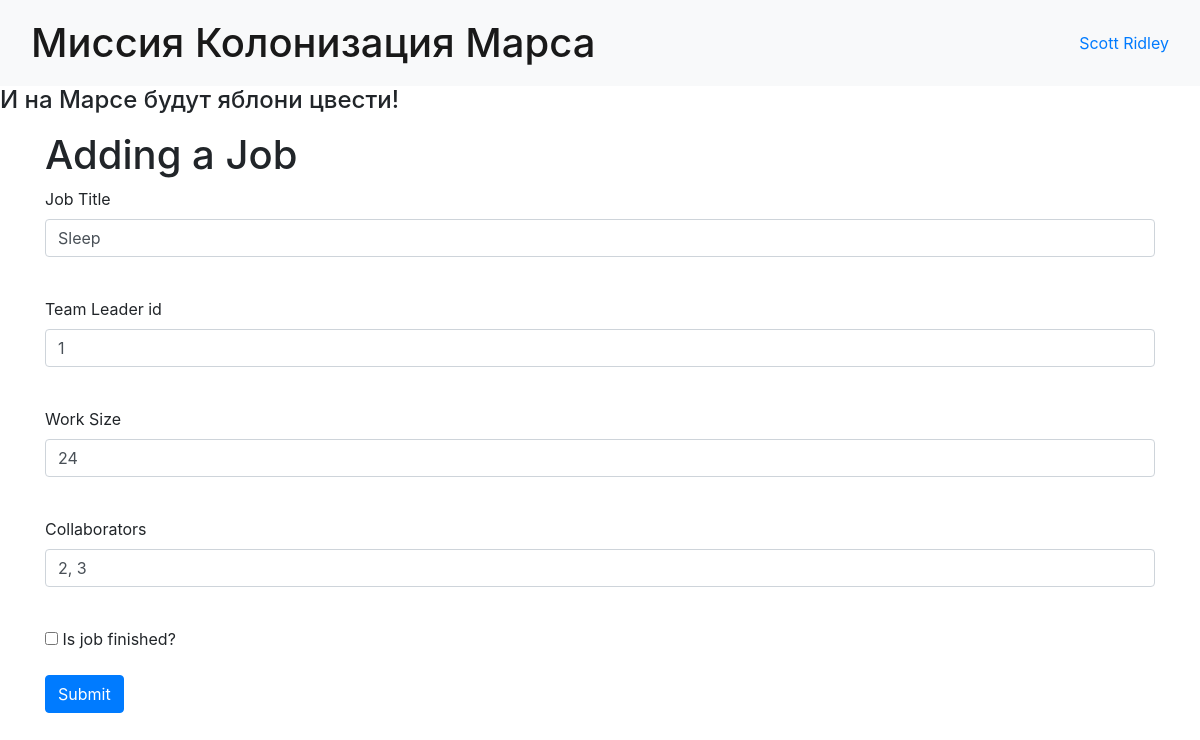
The page /edit_job/4 (signed in) on the database its author committed.
### data/users.py (models this page shows, shortened)
class User(SqlAlchemyBase, UserMixin, SerializerMixin):
    __tablename__ = 'users'
    id = sqlalchemy.Column(sqlalchemy.Integer, primary_key=True, autoincrement=True)
    surname = sqlalchemy.Column(sqlalchemy.String)
    name = sqlalchemy.Column(sqlalchemy.String)
    age = sqlalchemy.Column(sqlalchemy.Integer)
    position = sqlalchemy.Column(sqlalchemy.String)
    speciality = sqlalchemy.Column(sqlalchemy.String)
    address = sqlalchemy.Column(sqlalchemy.String)
    email = sqlalchemy.Column(sqlalchemy.String, unique=True)
    hashed_password = sqlalchemy.Column(sqlalchemy.String)
    modified_date = sqlalchemy.Column(sqlalchemy.DateTime, default=datetime.datetime.now)
    jobs = orm.relationship("Jobs", back_populates='user')

### data/jobs.py (models this page shows)
class Jobs(SqlAlchemyBase, SerializerMixin):
    __tablename__ = 'jobs'
    serialize_rules = ('-user',)
    id = sqlalchemy.Column(sqlalchemy.Integer, primary_key=True, autoincrement=True)
    team_leader = sqlalchemy.Column(sqlalchemy.Integer, sqlalchemy.ForeignKey('users.id'))
    job = sqlalchemy.Column(sqlalchemy.String)
    work_size = sqlalchemy.Column(sqlalchemy.Integer)
    collaborators = sqlalchemy.Column(sqlalchemy.String)
    start_date = sqlalchemy.Column(sqlalchemy.DateTime, default=datetime.datetime.now)
    end_date = sqlalchemy.Column(sqlalchemy.DateTime, default=datetime.datetime.now)
    is_finished = sqlalchemy.Column(sqlalchemy.Boolean, default=False)
    user = orm.relationship('User')

### main.py (the view, shortened to what this page needs)
@app.route('/edit_job/<int:id>', methods=['GET', 'POST'])
@login_required
def edit_news(id):
    form = Adding_Job()
    if request.method == "GET":
        db_sess = create_session()
        job = db_sess.query(Jobs).filter(Jobs.id == id,
                                         ((Jobs.user == current_user) | (current_user.id == 1))
                                         ).first()
        if job:
            form.job.data = job.job
            form.team_leader_id.data = job.team_leader
            form.work_size.data = job.work_size
            form.collaborators.data = job.collaborators
            form.is_finished.data = job.is_finished
        else:
            abort(404)
    return render_template('add_job.html',
                           title='Редактирование работы',
                           form=form
                           )

### data/forms/add_job.py
class Adding_Job(FlaskForm):
    job = StringField('Job Title', validators=[DataRequired()])
    team_leader_id = StringField('Team Leader id', validators=[DataRequired()])
    work_size = IntegerField('Work Size', validators=[DataRequired()])
    collaborators = StringField('Collaborators', validators=[DataRequired()])
    is_finished = BooleanField('Is job finished?')
    submit = SubmitField('Submit')

### data/db_session.py (called while the page is built)
def create_session() -> Session:
    global __factory
    return __factory()

### main.py (called while the page is built)
@login_manager.user_loader
def load_user(user_id):
    db_sess = create_session()
    return db_sess.get(User, user_id)

### templates/add_job.html (shortened to what this page needs)
{% extends "base.html" %}
{% block content %}
<h1>Adding a Job</h1>
<form action="" method="post">
    <p>
        {{ form.job.label }}<br>
        {{ form.job(class="form-control") }}<br>
    </p>
    <p>
        {{ form.team_leader_id.label }}<br>
        {{ form.team_leader_id(class="form-control") }}<br>
    </p>
    <p>
        {{ form.work_size.label }}<br>
        {{ form.work_size(class="form-control") }}<br>
    </p>
    <p>
        {{ form.collaborators.label }}<br>
        {{ form.collaborators(class="form-control") }}<br>
    </p>
    <p>{{ form.is_finished() }} {{ form.is_finished.label }}</p>
    <p>{{ form.submit(type="submit", class="btn btn-primary") }}</p>
</form>
{% endblock %}

### templates/base.html (shortened to what this page needs)
<!doctype html>
<html lang="en">
  <head>
    <link
      rel="stylesheet"
      href="https://stackpath.bootstrapcdn.com/bootstrap/4.4.1/css/bootstrap.min.css"
    />
  </head>
  <body>
    <nav class="navbar navbar-light bg-light">
      <div class="container-fluid">
        <h1 class="navbar-brand mb-0" style="font-size: 2.5rem">
          Миссия Колонизация Марса
        </h1>
        <div>
          {% if current_user.is_authenticated %}
          <a href="/logout"
            >{{ current_user.surname }} {{ current_user.name }}</a
          >
          {% else %}
          <a class="btn btn-primary" href="/register">Зарегистрироваться</a>
          <a class="btn btn-success" href="/login">Войти</a>
          {% endif %}
        </div>
      </div>
    </nav>
    <h4>И на Марсе будут яблони цвести!</h4>
    <main role="main" class="container mt-3">
      {% block content %}{% endblock %}
    </main>
  </body>
</html>

### rows shown on the page
User: surname "Scott", name "Ridley"
Jobs: job "Sleep", work_size "24", collaborators "2, 3"
